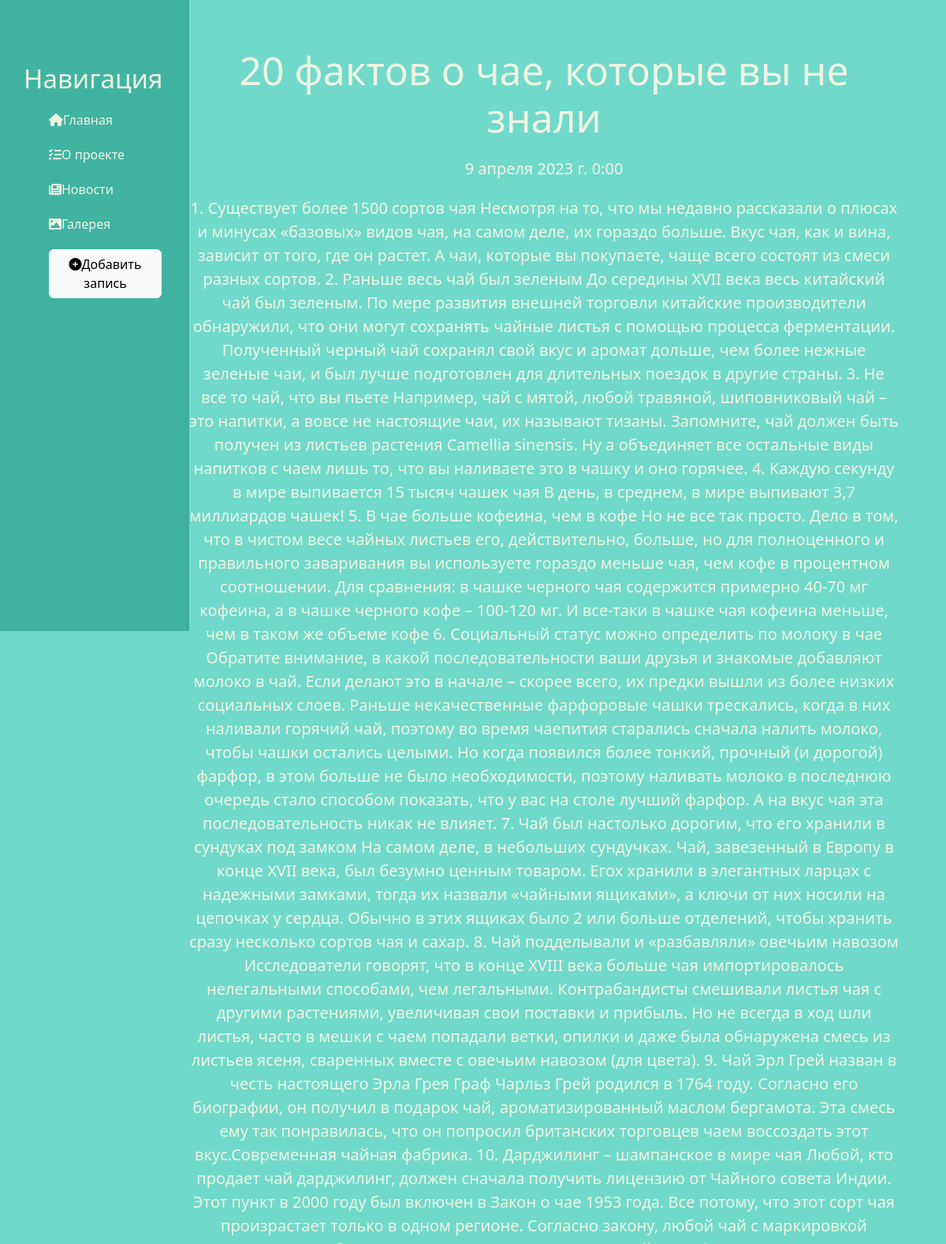
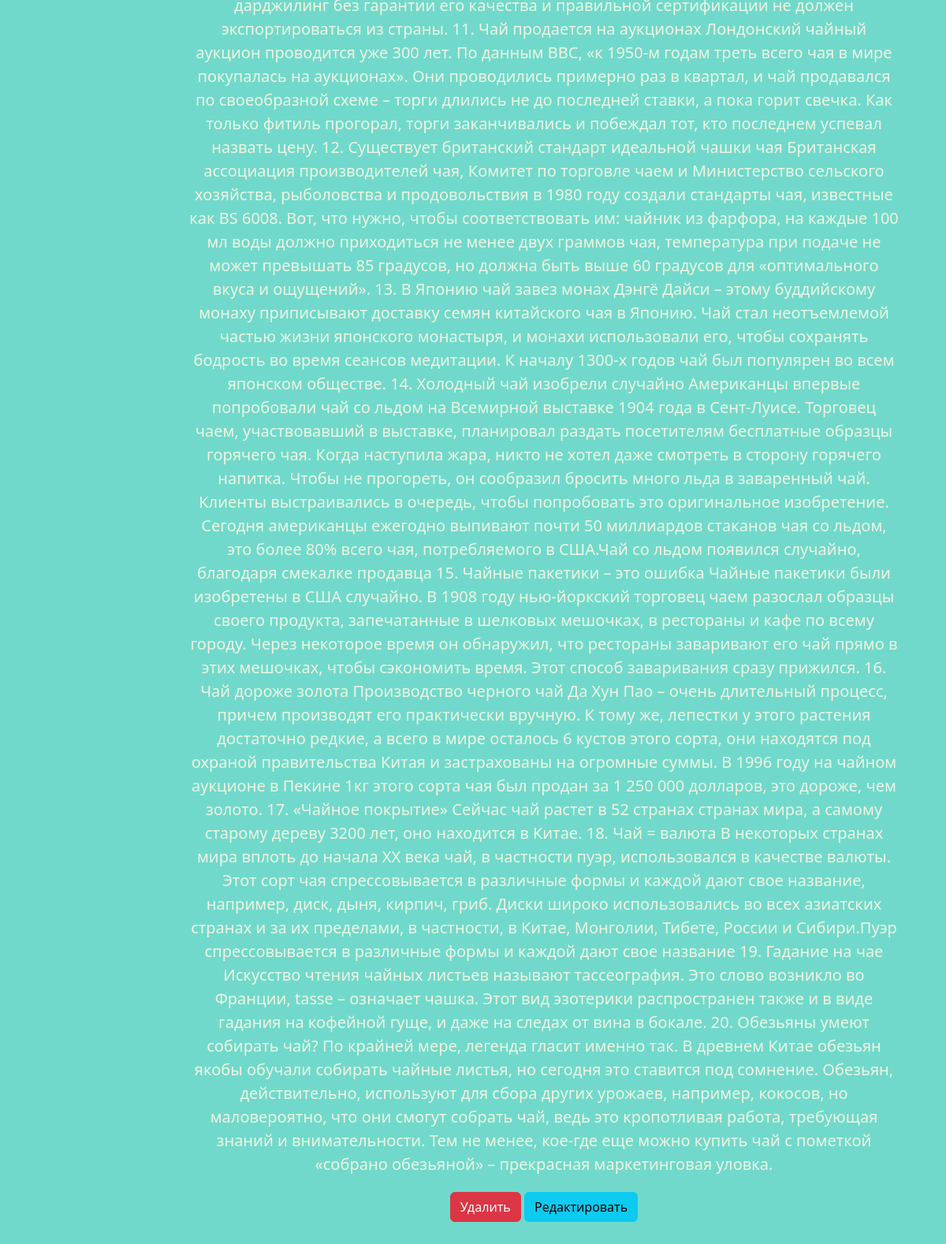
Screenshot of /news/3 with the database file from the repository (2 pictures, top to bottom).
### news/models.py (models this page shows, shortened)
class Articles(models.Model):
    title = models.CharField('Название', max_length=50)
    anons = models.CharField('Анонс', max_length=250)
    full_text = models.TextField('Статья')
    date = models.DateTimeField('Дата публикации')
    class Meta:
        verbose_name = 'Новость'
        verbose_name_plural = 'Новости'

### news/views.py (the view)
# urls.py: path('<int:pk>', views.NewsDetailView.as_view(), name='news-detail'),
class NewsDetailView(DetailView):
    model = Articles
    template_name = 'news/details_view.html'
    context_object_name = 'article'

### news/templates/news/details_view.html (shortened to what this page needs)
{% extends 'main/layout.html' %}
{% block content %}
    <div class="features">
        <h1>{{ article.title }}</h1>
        <p>{{ article.date }}</p>
        <p>{{ article.full_text }}</p>
        <a href="{% url 'news-delete' article.id %}" class="btn btn-danger">Удалить</a>
        <a href="{% url 'news-update' article.id %}" class="btn btn-info">Редактировать</a>
    </div>
{% endblock %}

### main/static/main/css/main.css (style rules this page uses)
body { background-color: #71D9CB; overflow: auto; }
main .features { float: left; color: #EDF5E1; margin-top: 59px; width: 75%; text-align: center; margin-bottom: 59px; }
main .features h1 { font-size: 50px; }
main .features p { max-width: 1000px; margin: 20px auto; font-size: 20px; text-align: center; }

### rows the page displays
Articles: title "20 фактов о чае, которые вы не знали", date "9 апреля 2023 г. 0:00", full_text "1. Существует более 1500 сортов чая Несмотря на то, что мы недавно рассказали о плюсах и минусах «базовых» видов чая, на самом деле, их гораздо больше. Вкус чая, как и вина, зависит от того, где он растет. А чаи, которые вы покупаете, чаще всего состоят из смеси разных сортов. 2. Раньше весь чай был зеленым До середины XVII века весь китайский чай был зеленым. По мере развития внешней торговли китайские производители обнаружили, что они могут сохранять чайные листья с помощью процесса ферментации. Полученный черный чай сохранял свой вкус и аромат дольше, чем более нежные зеленые чаи, и был лучше подготовлен для длительных поездок в другие страны. 3. Не все то чай, что вы пьете Например, чай…"
